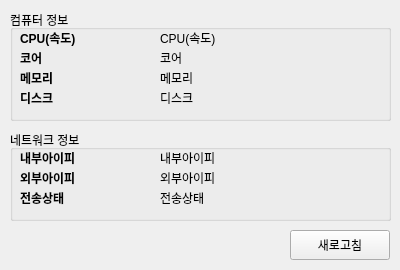
<?xml version="1.0" encoding="UTF-8"?>
<ui version="4.0">
 <class>Form</class>
 <widget class="QWidget" name="Form">
  <property name="geometry">
   <rect>
    <x>0</x>
    <y>0</y>
    <width>400</width>
    <height>270</height>
   </rect>
  </property>
  <property name="minimumSize">
   <size>
    <width>400</width>
    <height>270</height>
   </size>
  </property>
  <property name="maximumSize">
   <size>
    <width>400</width>
    <height>270</height>
   </size>
  </property>
  <property name="windowTitle">
   <string>내 컴퓨터 정보</string>
  </property>
  <widget class="QGroupBox" name="groupBox">
   <property name="geometry">
    <rect>
     <x>10</x>
     <y>10</y>
     <width>381</width>
     <height>111</height>
    </rect>
   </property>
   <property name="title">
    <string>컴퓨터 정보</string>
   </property>
   <widget class="QLabel" name="lblCore">
    <property name="geometry">
     <rect>
      <x>150</x>
      <y>40</y>
      <width>311</width>
      <height>16</height>
     </rect>
    </property>
    <property name="text">
     <string>코어</string>
    </property>
   </widget>
   <widget class="QLabel" name="lblMemory">
    <property name="geometry">
     <rect>
      <x>150</x>
      <y>60</y>
      <width>311</width>
      <height>16</height>
     </rect>
    </property>
    <property name="text">
     <string>메모리</string>
    </property>
   </widget>
   <widget class="QLabel" name="label_3">
    <property name="geometry">
     <rect>
      <x>10</x>
      <y>60</y>
      <width>121</width>
      <height>16</height>
     </rect>
    </property>
    <property name="styleSheet">
     <string notr="true">font-weight: bold;</string>
    </property>
    <property name="text">
     <string>메모리</string>
    </property>
   </widget>
   <widget class="QLabel" name="label_4">
    <property name="geometry">
     <rect>
      <x>10</x>
      <y>80</y>
      <width>121</width>
      <height>16</height>
     </rect>
    </property>
    <property name="styleSheet">
     <string notr="true">font-weight: bold;</string>
    </property>
    <property name="text">
     <string>디스크</string>
    </property>
   </widget>
   <widget class="QLabel" name="label_2">
    <property name="geometry">
     <rect>
      <x>10</x>
      <y>40</y>
      <width>121</width>
      <height>16</height>
     </rect>
    </property>
    <property name="styleSheet">
     <string notr="true">font-weight: bold;</string>
    </property>
    <property name="text">
     <string>코어</string>
    </property>
   </widget>
   <widget class="QLabel" name="label">
    <property name="geometry">
     <rect>
      <x>10</x>
      <y>20</y>
      <width>121</width>
      <height>16</height>
     </rect>
    </property>
    <property name="styleSheet">
     <string notr="true">font-weight: bold;</string>
    </property>
    <property name="text">
     <string>CPU(속도)</string>
    </property>
   </widget>
   <widget class="QLabel" name="lblCPU">
    <property name="geometry">
     <rect>
      <x>150</x>
      <y>20</y>
      <width>311</width>
      <height>16</height>
     </rect>
    </property>
    <property name="text">
     <string>CPU(속도)</string>
    </property>
   </widget>
   <widget class="QLabel" name="lblDisk">
    <property name="geometry">
     <rect>
      <x>150</x>
      <y>80</y>
      <width>311</width>
      <height>16</height>
     </rect>
    </property>
    <property name="text">
     <string>디스크</string>
    </property>
   </widget>
  </widget>
  <widget class="QGroupBox" name="groupBox_2">
   <property name="geometry">
    <rect>
     <x>10</x>
     <y>130</y>
     <width>381</width>
     <height>91</height>
    </rect>
   </property>
   <property name="title">
    <string>네트워크 정보</string>
   </property>
   <widget class="QLabel" name="lblExtraNet">
    <property name="geometry">
     <rect>
      <x>150</x>
      <y>40</y>
      <width>311</width>
      <height>16</height>
     </rect>
    </property>
    <property name="text">
     <string>외부아이피</string>
    </property>
   </widget>
   <widget class="QLabel" name="lblNetStat">
    <property name="geometry">
     <rect>
      <x>150</x>
      <y>60</y>
      <width>311</width>
      <height>16</height>
     </rect>
    </property>
    <property name="text">
     <string>전송상태</string>
    </property>
   </widget>
   <widget class="QLabel" name="label_6">
    <property name="geometry">
     <rect>
      <x>10</x>
      <y>60</y>
      <width>121</width>
      <height>16</height>
     </rect>
    </property>
    <property name="styleSheet">
     <string notr="true">font-weight: bold;</string>
    </property>
    <property name="text">
     <string>전송상태</string>
    </property>
   </widget>
   <widget class="QLabel" name="label_9">
    <property name="geometry">
     <rect>
      <x>10</x>
      <y>40</y>
      <width>121</width>
      <height>16</height>
     </rect>
    </property>
    <property name="styleSheet">
     <string notr="true">font-weight: bold;</string>
    </property>
    <property name="text">
     <string>외부아이피</string>
    </property>
   </widget>
   <widget class="QLabel" name="label_10">
    <property name="geometry">
     <rect>
      <x>10</x>
      <y>20</y>
      <width>121</width>
      <height>16</height>
     </rect>
    </property>
    <property name="styleSheet">
     <string notr="true">font-weight: bold;</string>
    </property>
    <property name="text">
     <string>내부아이피</string>
    </property>
   </widget>
   <widget class="QLabel" name="lblInnerNet">
    <property name="geometry">
     <rect>
      <x>150</x>
      <y>20</y>
      <width>311</width>
      <height>16</height>
     </rect>
    </property>
    <property name="text">
     <string>내부아이피</string>
    </property>
   </widget>
  </widget>
  <widget class="QPushButton" name="btnRefresh">
   <property name="geometry">
    <rect>
     <x>290</x>
     <y>230</y>
     <width>100</width>
     <height>30</height>
    </rect>
   </property>
   <property name="text">
    <string>새로고침</string>
   </property>
  </widget>
 </widget>
 <resources/>
 <connections/>
</ui>
